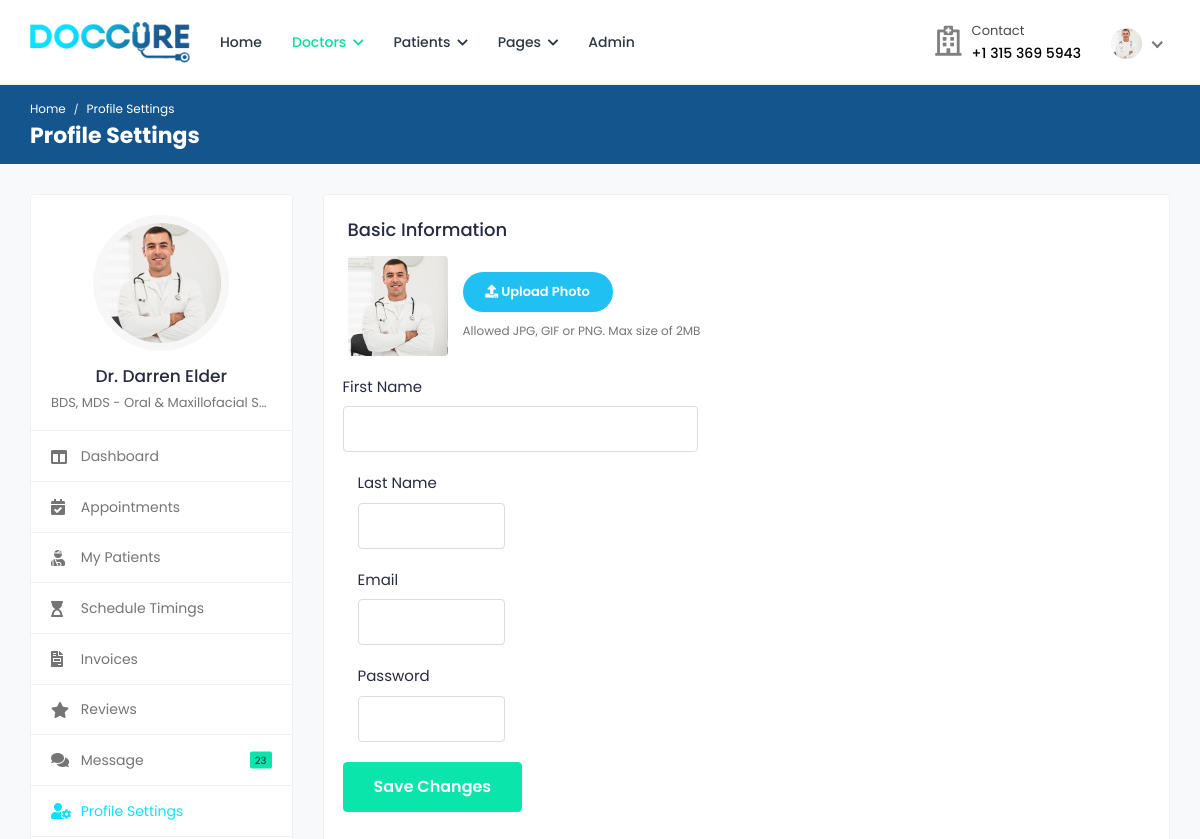
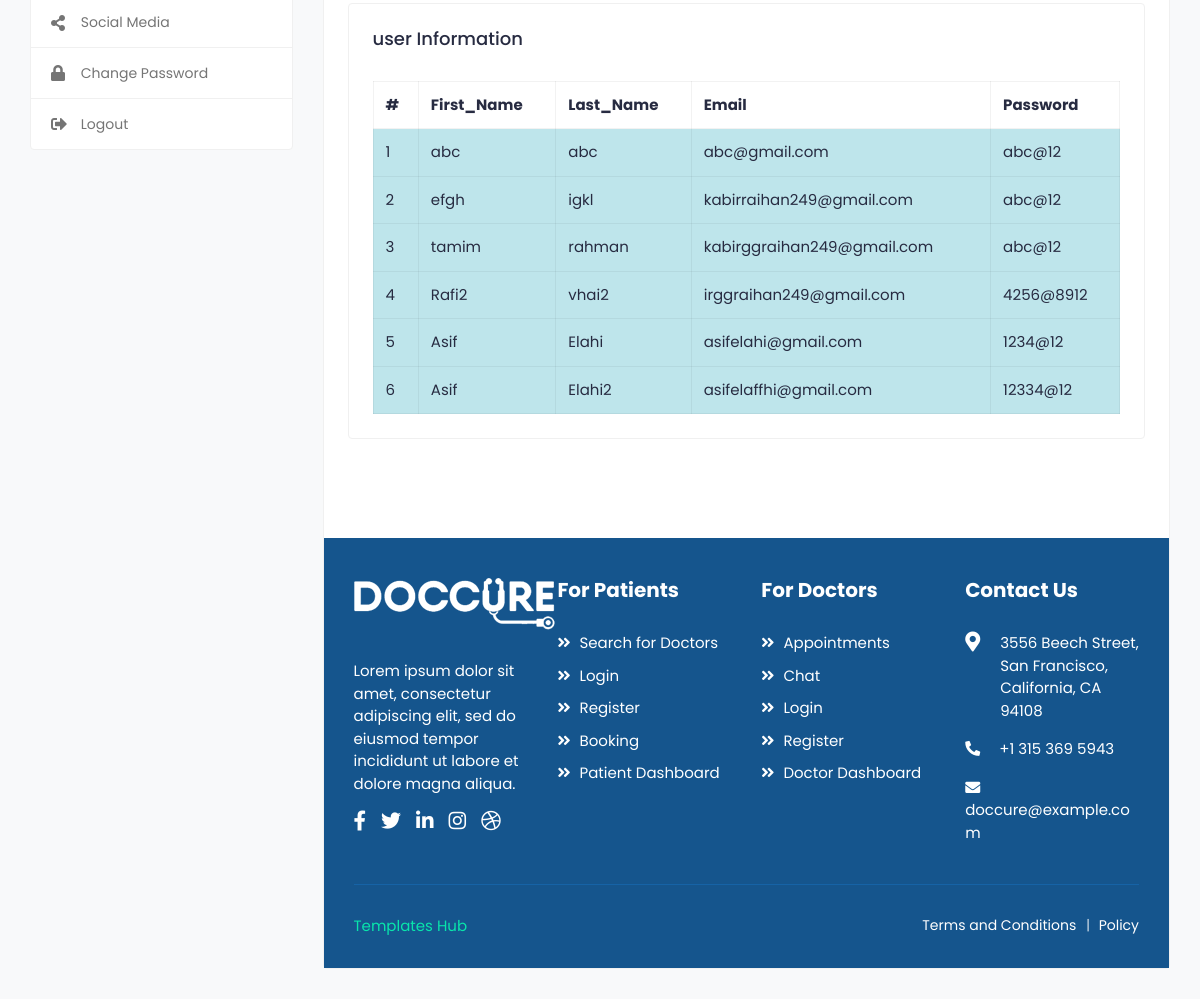
The page / on the database its author committed (2 pictures, top to bottom).
### appointment/models.py (models this page shows)
class UserDat(models.Model):
    first_name = models.CharField(max_length=20)
    last_name = models.CharField(max_length=20)
    email = models.EmailField(unique=True)
    password = models.CharField(max_length=128)

### appointment/views.py (the view)
# urls.py: path('', views.UserData,name ='user_insert')
def UserData(request):
   if request.method == "POST":
      first_name = request.POST.get('first_name')
      last_name = request.POST.get('last_name')
      email = request.POST.get('email')
      password = request.POST.get('password')
      UserData_obj = UserDat()
      UserData_obj.first_name= first_name
      UserData_obj.last_name = last_name
      UserData_obj.email = email
      UserData_obj.password = password
      UserData_obj.save()
      return redirect('user_insert')
   else:
      all_data = UserDat.objects.all()
      data = {"user_data": all_data}
   return render(request, "doctor-profile-settings.html",data)

### templates/doctor-profile-settings.html (shortened to what this page needs)
{% load static %}
<!DOCTYPE html>
<html lang="en">
<head>
	<link rel="stylesheet" href="{% static 'css/style.css' %}">
		<link rel="stylesheet" href="{% static 'assets/css/bootstrap.min.css' %}" >
		<link rel="stylesheet" href="{% static 'assets/plugins/fontawesome/css/fontawesome.min.css' %}">
		<link rel="stylesheet" href="{% static 'assets/plugins/fontawesome/css/all.min.css' %}">
		<link rel="stylesheet" href="{% static 'assets/plugins/select2/css/select2.min.css' %}">
		<link rel="stylesheet" href="{% static 'assets/plugins/bootstrap-tagsinput/css/bootstrap-tagsinput.css' %}">
		<link rel="stylesheet" href="{% static 'assets/plugins/dropzone/dropzone.min.css' %}">
		<link rel="stylesheet" href="{% static 'assets/css/style.css' %}">
	</head>
	<body>
		<div class="main-wrapper">
			<header class="header">
				<nav class="navbar navbar-expand-lg header-nav">
					<div class="navbar-header">
						<a href="index-2.html" class="navbar-brand logo">
							<img src="assets/img/logo.png" class="img-fluid" alt="Logo">
						</a>
					</div>
					<div class="main-menu-wrapper">
						<ul class="main-nav">
							<li>
								<a href="index-2.html">Home</a>
							</li>
							<li class="has-submenu active">
								<a href="#">Doctors <i class="fas fa-chevron-down"></i></a>
							</li>
							<li class="has-submenu">
								<a href="#">Patients <i class="fas fa-chevron-down"></i></a>
							</li>
							<li class="has-submenu">
								<a href="#">Pages <i class="fas fa-chevron-down"></i></a>
							</li>
							<li>
								<a href="admin/index.html" target="_blank">Admin</a>
							</li>
						</ul>
					</div>
					<ul class="nav header-navbar-rht">
						<li class="nav-item contact-item">
							<div class="header-contact-img">
								<i class="far fa-hospital"></i>
							</div>
							<div class="header-contact-detail">
								<p class="contact-header">Contact</p>
								<p class="contact-info-header"> +1 315 369 5943</p>
							</div>
						</li>
						<li class="nav-item dropdown has-arrow logged-item">
							<a href="#" class="dropdown-toggle nav-link" data-toggle="dropdown">
								<span class="user-img">
									<img class="rounded-circle" src="assets/img/doctors/doctor-thumb-02.jpg" width="31" alt="Darren Elder">
								</span>
							</a>
						</li>
					</ul>
				</nav>
			</header>
			<div class="breadcrumb-bar">
				<div class="container-fluid">
					<div class="row align-items-center">
						<div class="col-md-12 col-12">
							<nav aria-label="breadcrumb" class="page-breadcrumb">
								<ol class="breadcrumb">
									<li class="breadcrumb-item"><a href="index-2.html">Home</a></li>
									<li class="breadcrumb-item active" aria-current="page">Profile Settings</li>
								</ol>
							</nav>
							<h2 class="breadcrumb-title">Profile Settings</h2>
						</div>
					</div>
				</div>
			</div>
			<div class="content">
				<div class="container-fluid">
					<div class="row">
						<div class="col-md-5 col-lg-4 col-xl-3 theiaStickySidebar">
							<div class="profile-sidebar">
								<div class="widget-profile pro-widget-content">
									<div class="profile-info-widget">
										<a href="#" class="booking-doc-img">
											<img src="assets/img/doctors/doctor-thumb-02.jpg" alt="User Image">
										</a>
										<div class="profile-det-info">
											<h3>Dr. Darren Elder</h3>
											<div class="patient-details">
												<h5 class="mb-0">BDS, MDS - Oral & Maxillofacial Surgery</h5>
											</div>
										</div>
									</div>
								</div>
								<div class="dashboard-widget">
									<nav class="dashboard-menu">
										<ul>
											<li>
												<a href="doctor-dashboard.html">
													<i class="fas fa-columns"></i>
													<span>Dashboard</span>
												</a>
											</li>
											<li>
												<a href="appointments.html">
													<i class="fas fa-calendar-check"></i>
													<span>Appointments</span>
												</a>
											</li>
											<li>
												<a href="my-patients.html">
													<i class="fas fa-user-injured"></i>
													<span>My Patients</span>
												</a>
											</li>
											<li>
												<a href="schedule-timings.html">
													<i class="fas fa-hourglass-start"></i>
													<span>Schedule Timings</span>
												</a>
											</li>
											<li>
												<a href="invoices.html">
													<i class="fas fa-file-invoice"></i>
													<span>Invoices</span>
												</a>
											</li>
											<li>
												<a href="reviews.html">
													<i class="fas fa-star"></i>
													<span>Reviews</span>
												</a>
											</li>
											<li>
												<a href="chat-doctor.html">
													<i class="fas fa-comments"></i>
													<span>Message</span>
													<small class="unread-msg">23</small>
												</a>
											</li>
											<li class="active">
												<a href="doctor-profile-settings.html">
													<i class="fas fa-user-cog"></i>
													<span>Profile Settings</span>
												</a>
											</li>
											<li>
												<a href="social-media.html">
													<i class="fas fa-share-alt"></i>
													<span>Social Media</span>
												</a>
											</li>
											<li>
												<a href="doctor-change-password.html">
													<i class="fas fa-lock"></i>
													<span>Change Password</span>
												</a>
											</li>
											<li>
												<a href="index-2.html">
													<i class="fas fa-sign-out-alt"></i>
													<span>Logout</span>
												</a>
											</li>
										</ul>
									</nav>
								</div>
							</div>
						</div>
						<div class="col-md-7 col-lg-8 col-xl-9">
							<div class="card">
								<div class="card-body">
									<h4 class="card-title">Basic Information</h4>
									<div class="row form-row">
										<div class="col-md-12">
											<div class="form-group">
												<div class="change-avatar">
													<div class="profile-img">
														<img src="assets/img/doctors/doctor-thumb-02.jpg" alt="User Image">
													</div>
													<div class="upload-img">
														<div class="change-photo-btn">
															<span><i class="fa fa-upload"></i> Upload Photo</span>
														</div>
														<small class="form-text text-muted">Allowed JPG, GIF or PNG. Max size of 2MB</small>
													</div>
												</div>
											</div>
										</div>
							        <form class="forms-sample" action="{% url 'user_insert' %}" method="POST">
											<div class="form-group">
												<label>First Name </label>
												<input type="text" class="form-control" name ="first_name" id ="examleInput1" placeholder ="">
											</div>
										<div class="col-md-6">
											<div class="form-group">
												<label>Last Name </label>
												<input type="text" class="form-control" name ="last_name" id ="last_name" placeholder ="">
											</div>
										</div>
										<div class="col-md-6">
											<div class="form-group">
												<label>Email </label>
												<input type="email" class="form-control" name ="email" id ="email" placeholder ="">
											</div>
										</div>
										<div class="col-md-6">
											<div class="form-group">
												<label>Password </label>
												<input type="email" class="form-control" name ="password" id ="Password" placeholder ="">
											</div>
										</div>
										<div class="form-group">
											<div class="submit-section submit-btn-bottom">
											   <button type="submit" class="btn btn-primary submit-btn">Save Changes</button>
											</div>
										</div>
							        </form>
									<div class="col-lg-12 stretch-card">
										<div class="card">
										  <div class="card-body">
											<h4 class="card-title">user Information</h4>
											<div class="table-responsive pt-3">
											  <table class="table table-bordered">
												<thead>
												  <tr>
													<th>
													  #
													</th>
													<th>
													  First_Name
													</th>
													<th>
													  Last_Name
													</th>
													<th>
													 Email
													</th>
													<th>
													 Password
													</th>
												  </tr>
												</thead>
												<tbody>
												  {% for i in user_data %}
												  <tr class="table-info">
													<td>
													  {{forloop.counter}}
													</td>
													<td>
													  {{i.first_name}}
													</td>
													<td>
													  {{i.last_name}}
													</td>
													<td>
													  {{i.email}}
													</td>
													<td>
													  {{i.password}}
													</td>
												  </tr>
												  {% endfor %}
												</tbody>
											  </table>
											</div>
										  </div>
										</div>
									  </div>
									</div>
								  </div>
								  <br>
								  <br>
			<footer class="footer">
				<div class="footer-top">
					<div class="container-fluid">
						<div class="row">
							<div class="col-lg-3 col-md-6">
								<div class="footer-widget footer-about">
									<div class="footer-logo">
										<img src="assets/img/footer-logo.png" alt="logo">
									</div>
									<div class="footer-about-content">
										<p>Lorem ipsum dolor sit amet, consectetur adipiscing elit, sed do eiusmod tempor incididunt ut labore et dolore magna aliqua. </p>
										<div class="social-icon">
											<ul>
												<li>
													<a href="#" target="_blank"><i class="fab fa-facebook-f"></i> </a>
												</li>
												<li>
													<a href="#" target="_blank"><i class="fab fa-twitter"></i> </a>
												</li>
												<li>
													<a href="#" target="_blank"><i class="fab fa-linkedin-in"></i></a>
												</li>
												<li>
													<a href="#" target="_blank"><i class="fab fa-instagram"></i></a>
												</li>
												<li>
													<a href="#" target="_blank"><i class="fab fa-dribbble"></i> </a>
												</li>
											</ul>
										</div>
									</div>
								</div>
							</div>
							<div class="col-lg-3 col-md-6">
								<div class="footer-widget footer-menu">
									<h2 class="footer-title">For Patients</h2>
									<ul>
										<li><a href="search.html"><i class="fas fa-angle-double-right"></i> Search for Doctors</a></li>
										<li><a href="login.html"><i class="fas fa-angle-double-right"></i> Login</a></li>
										<li><a href="register.html"><i class="fas fa-angle-double-right"></i> Register</a></li>
										<li><a href="booking.html"><i class="fas fa-angle-double-right"></i> Booking</a></li>
										<li><a href="patient-dashboard.html"><i class="fas fa-angle-double-right"></i> Patient Dashboard</a></li>
									</ul>
								</div>
							</div>
							<div class="col-lg-3 col-md-6">
								<div class="footer-widget footer-menu">
									<h2 class="footer-title">For Doctors</h2>
									<ul>
										<li><a href="appointments.html"><i class="fas fa-angle-double-right"></i> Appointments</a></li>
										<li><a href="chat.html"><i class="fas fa-angle-double-right"></i> Chat</a></li>
										<li><a href="login.html"><i class="fas fa-angle-double-right"></i> Login</a></li>
										<li><a href="doctor-register.html"><i class="fas fa-angle-double-right"></i> Register</a></li>
										<li><a href="doctor-dashboard.html"><i class="fas fa-angle-double-right"></i> Doctor Dashboard</a></li>
									</ul>
								</div>
							</div>
							<div class="col-lg-3 col-md-6">
								<div class="footer-widget footer-contact">
									<h2 class="footer-title">Contact Us</h2>
									<div class="footer-contact-info">
										<div class="footer-address">
											<span><i class="fas fa-map-marker-alt"></i></span>
											<p> 3556  Beech Street, San Francisco,<br> California, CA 94108 </p>
										</div>
										<p>
											<i class="fas fa-phone-alt"></i>
											+1 315 369 5943
										</p>
										<p class="mb-0">
											<i class="fas fa-envelope"></i>
											doccure@example.com
										</p>
									</div>
								</div>
							</div>
						</div>
					</div>
				</div>
                <div class="footer-bottom">
					<div class="container-fluid">
						<div class="copyright">
							<div class="row">
								<div class="col-md-6 col-lg-6">
									<div class="copyright-text">
										<p class="mb-0"><a href="templateshub.net">Templates Hub</a></p>
									</div>
								</div>
								<div class="col-md-6 col-lg-6">
									<div class="copyright-menu">
										<ul class="policy-menu">
											<li><a href="term-condition.html">Terms and Conditions</a></li>
											<li><a href="privacy-policy.html">Policy</a></li>
										</ul>
									</div>
								</div>
							</div>
						</div>
					</div>
				</div>
			</footer>
		</div>
	</body>
</html>

### rows shown on the page
UserDat: first_name "abc", last_name "abc", email "abc@gmail.com", password "abc@12"
UserDat: first_name "efgh", last_name "igkl", email "kabirraihan249@gmail.com", password "abc@12"
UserDat: first_name "tamim", last_name "rahman", email "kabirggraihan249@gmail.com", password "abc@12"
UserDat: first_name "Rafi2", last_name "vhai2", email "irggraihan249@gmail.com", password "4256@8912"
UserDat: first_name "Asif", last_name "Elahi", email "asifelahi@gmail.com", password "1234@12"
UserDat: first_name "Asif", last_name "Elahi2", email "asifelaffhi@gmail.com", password "12334@12"
